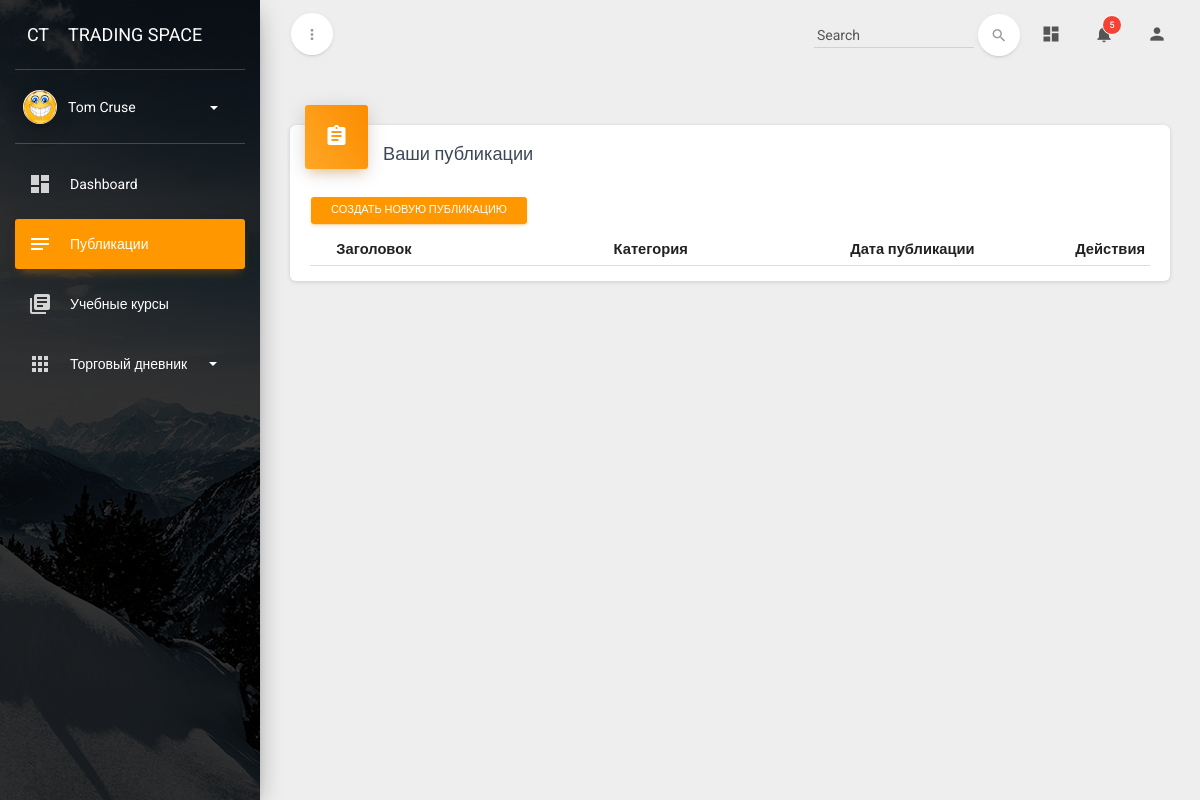
Page /profiles/allpost/ (signed in) on the earlier database version.
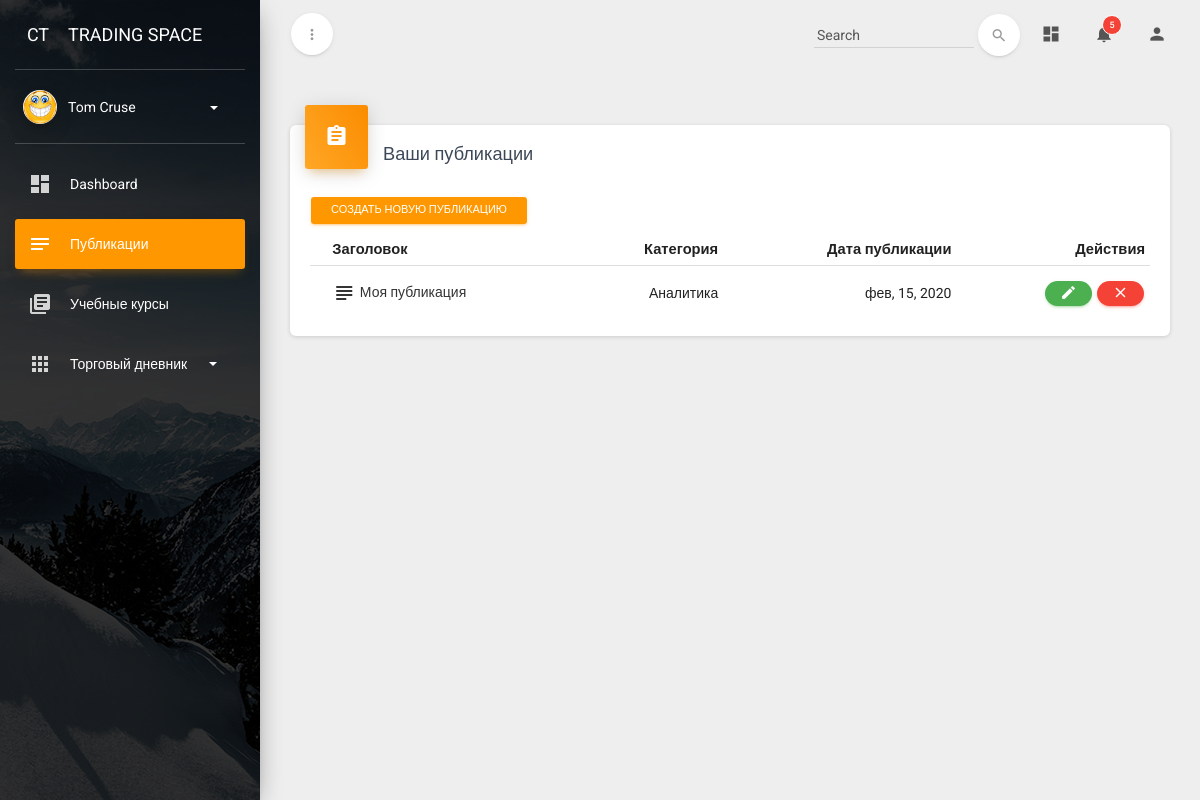
Same page on the later database version.
### blog/models.py (models this page shows, shortened)
class Post(models.Model):
    title = models.CharField(max_length=150, verbose_name='Заголовок статьи')
    slug = models.SlugField(unique=True, blank=True, verbose_name='Ссылка')
    category = models.ForeignKey(Category, on_delete=models.CASCADE, verbose_name='Категория')
    author = models.ForeignKey(User, on_delete=models.CASCADE, verbose_name='Автор поста')
    image_post = models.ImageField(default='post_img/default_post.jpg', upload_to='post_img',
                                   verbose_name='Изображение поста')
    content = RichTextUploadingField(max_length=None, verbose_name='Текст статьи')
    pub_date = models.DateTimeField(auto_now_add=True, verbose_name='Дата публикации')
    likes = models.PositiveIntegerField(default=0, verbose_name='Нравится')
    dislikes = models.PositiveIntegerField(default=0, verbose_name='Не нравится')
    comments = GenericRelation('Comment')
    def get_absolute_url(self):
        return reverse('post_detail', kwargs={'category': self.category.slug, 'slug': self.slug})
    class Meta:
        verbose_name = 'Статья'
        verbose_name_plural = 'Статьи'

class Category(models.Model):
    name = models.CharField(max_length=150, verbose_name='Имя категории')
    slug = models.SlugField(unique=True, verbose_name='Ссылка категории')
    def __str__(self):
        return self.name
    class Meta:
        verbose_name = 'Категория'
        verbose_name_plural = 'Категории'

### profiles/views.py (the view)
# urls.py: path('allpost/', UserPostsTable.as_view(), name='user_all_post'),
class UserPostsTable(LoginRequiredMixin, ListView):
    model = Post
    template_name = 'profiles/posts_tabel.html'
    ordering = ['-pub_date']
    def get_queryset(self):
        posts = super(UserPostsTable, self).get_queryset()
        return posts.filter(author=self.request.user)

### diary/models.py (called while the page is built)
    def get_absolute_url(self):
        return reverse('diary_cat_detail', kwargs={'cat_pk': self.pk})

### diary/templatetags/diary_tags.py (called while the page is built)
@register.simple_tag(takes_context=True)
def get_categories(context):
    user = context['user']
    return DiaryCategory.objects.filter(author=user)

### templates/profiles/posts_tabel.html (shortened to what this page needs)
{% extends 'base_profile.html' %}
{% load static %}
{% block content %}
    <div class="content">
        <div class="container-fluid">
            <div class="row">
                <div class="col-md-12">
                    <div class="card">
                        <div class="card-header card-header-icon" data-background-color="orange">
                            <i class="material-icons">assignment</i>
                        </div>
                        <div class="card-content">
                            <h4 class="card-title">Ваши публикации</h4>
                            <a class="btn btn-warning btn-sm" href="{% url 'post_create' %}">Создать новую
                                публикацию
                            </a>
                            <div class="table-responsive">
                                <table class="table">
                                    <thead>
                                    <tr>
                                        <th></th>
                                        <th>Заголовок</th>
                                        <th class="text-right">Категория</th>
                                        <th class="text-right">Дата публикации</th>
                                        <th class="text-right">Действия</th>
                                    </tr>
                                    </thead>
                                    <tbody>
                                    {% for post in object_list %}
                                        <tr>
                                            <td></td>
                                            <td><a href="{{ post.get_absolute_url }}"><i class="material-icons">
                                            </i> {{ post.title }}</a></td>
                                            <td class="text-right">{{ post.category }} </td>
                                            <td class="text-right">{{ post.pub_date|date:'b, d, Y' }}</td>
                                            <td class="text-right">
                                                <a href="{% url 'post_update' slug=post.slug %}"
                                                   class="btn btn-success btn-round btn-xs">
                                                    <i class="material-icons">edit</i></a>
                                                <a href="{% url 'post_delete' slug=post.slug %}"
                                                   class="btn btn-danger btn-round btn-xs">
                                                    <i class="material-icons">close</i></a>
                                            </td>
                                        </tr>
                                    {% endfor %}
                                    </tbody>
                                </table>
                            </div>
                        </div>
                    </div>
                </div>
            </div>
        </div>
{% endblock %}

Differences in the rows shown:
added Post: title "Моя публикация", category "Аналитика", pub_date "фев, 15, 2020"
